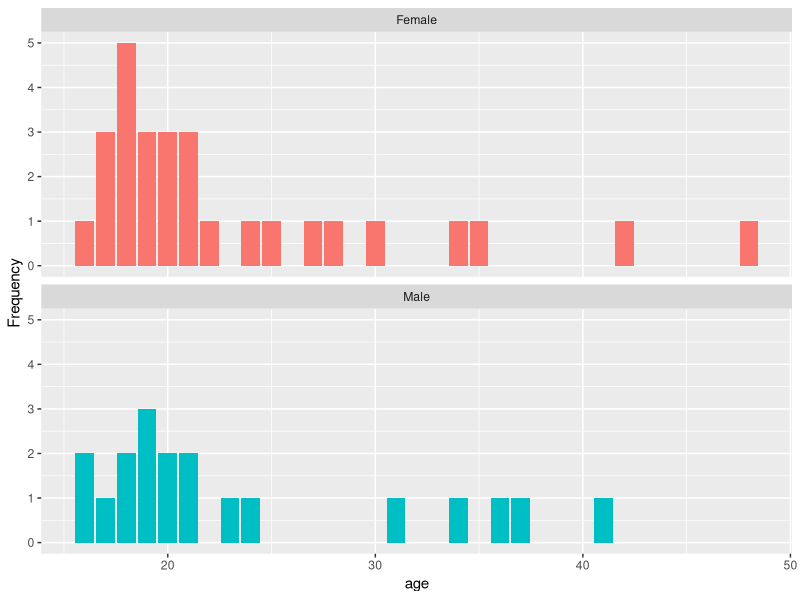
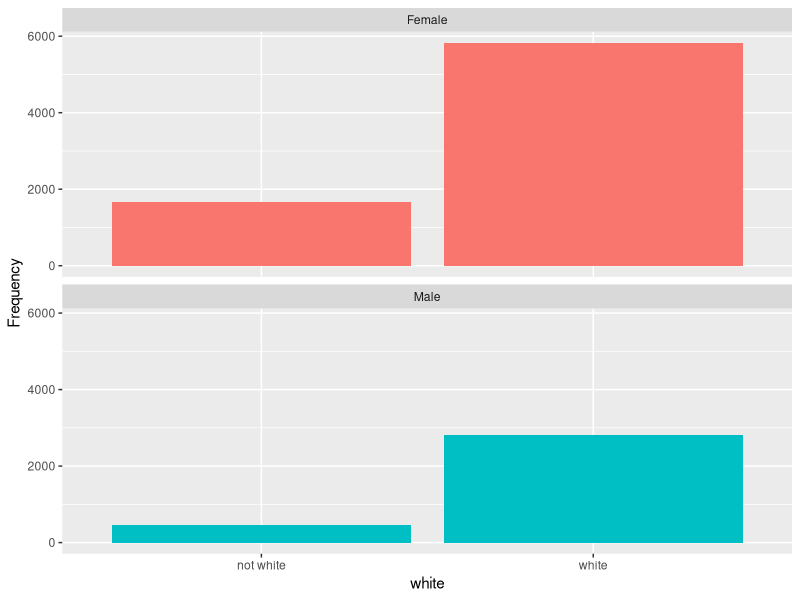

Write the R code that produced these figures, in order.
## ---- chunk 1
#|include: false
library(tidyverse)
## ---- chunk 2
#|include: false
hiphop <- read_csv(here::here("supporting_artifacts", "ref.work",
                              "lab3", "hiphop.csv"))

## ---- chunk 3
str(hiphop)
#this was used to observe the variable types but was not helpful to indlude in a report so include was set to false. 
## ---- chunk 4
hiphop_clean <- hiphop |> 
  mutate(
    across(where(is.character), as.factor)
    ) 
  
  
## ---- chunk 5
hiphop_clean |> 
  distinct(word, .keep_all = TRUE) |> 
  count()
## ---- chunk 6
hiphop_w <- hiphop_clean |> 
  mutate(
    white = if_else(ethnic == "white", "white", "not white")
  )

## ---- chunk 7
demo <- hiphop_clean |> 
  distinct(subj, .keep_all = TRUE) |> 
  select(sex, age, ethnic)|> 
  mutate(sex = as.factor(sex),
         ethnic = as.factor(ethnic)) |> 
  select(sex, age, ethnic)
demo |> 
  summary()
 
demo <- demo |> 
  distinct(sex, age, ethnic, .keep_all = TRUE)
  
demo |> 
  count()
## ---- chunk 8
#|plot_position: center
ggplot(data = demo) +
  geom_bar(
    mapping = aes(x = age, fill = sex),
    show.legend = FALSE
    ) +
  facet_wrap(~sex, nrow = 2) +
  ylab("Frequency")
            
ggplot(data = hiphop_w) +
  geom_bar(mapping = aes(x = white, 
                         fill = sex),
           show.legend = FALSE) +
  facet_wrap(~sex, nrow = 2)+
  ylab("Frequency")
## ---- chunk 9
#|execute:
#|include: false
familiar <- hiphop_clean |> 
  filter(age < 20) |> 
  select(word,familiarity) |> 
  group_by(word) |> 
  summarise(mean_fam = mean(familiarity))
familiar |> 
  slice_max(mean_fam)|> 
  print()
familiar |> 
  slice_min(mean_fam)|> 
  print()



familiar <- hiphop_w |> 
 filter(white == "not white",
        sex == "Female") |> 
 select(word, familiarity) |> 
 group_by(word) |> 
 summarise(mean_fam = mean(familiarity))
familiar |> 
 slice_max(mean_fam) |> 
  print()
familiar |> 
 slice_min(mean_fam)|> 
  print()
 
familiar <- hiphop_w |> 
 filter(white == "white",
        age > 30,
        sex == "Male") |> 
 select(word, familiarity) |> 
 group_by(word) |> 
   summarise(mean_fam = mean(familiarity))

familiar |> 
   slice_max(mean_fam)|> 
  print()
familiar |> 
   slice_min(mean_fam)|> 
  print()
## ---- chunk 10
hiphop_clean |> 
  distinct(subj, .keep_all = TRUE) |> 
  filter(age %in% 17:23,
         city %in% 10000:60000,
         sex == "Male",
         ethnic == "white") |> 
  slice_max(order_by = bieber, n = 1) |> 
  select(subj)

